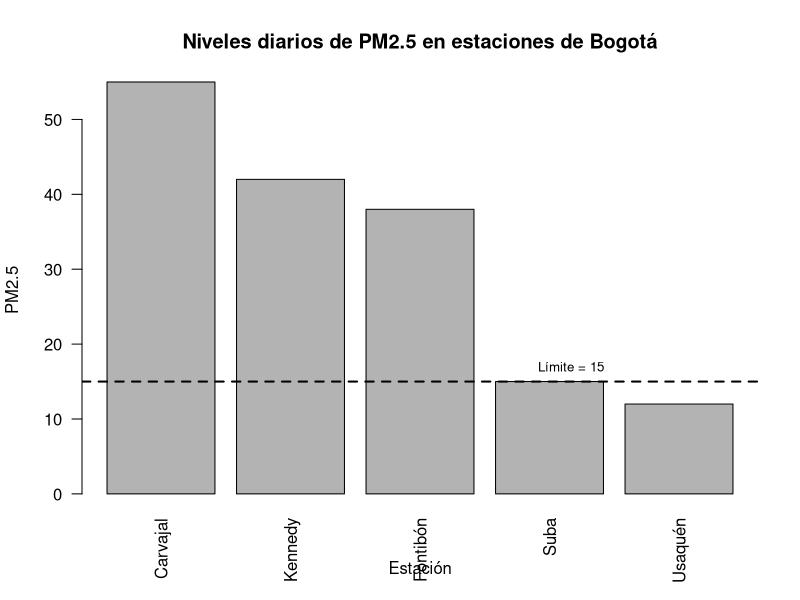

Source code (R):
# ============================================================
# T7_C21: Vectores, DataFrames y Comparación entre Lenguajes
# Lenguaje: R
# Autor: Julian Torres
# ============================================================

# ============================================================
# EJERCICIO 1: HIDROLOGÍA DEL RÍO MAGDALENA
# ============================================================

estaciones <- c(
  "Honda",
  "Puerto Berrío",
  "Barrancabermeja",
  "Puerto Wilches",
  "Calamar"
)

caudales_m3s <- c(1500, 2100, 2800, 3200, 4500)

caudal_maximo <- max(caudales_m3s)
caudal_promedio <- mean(caudales_m3s)

# Conversión vectorizada de m3/s a l/s
caudales_ls <- caudales_m3s * 1000

cat("============================================\n")
cat("EJERCICIO 1: HIDROLOGÍA DEL RÍO MAGDALENA\n")
cat("============================================\n\n")

cat("Estaciones:\n")
print(estaciones)

cat("\nCaudales en m3/s:\n")
print(caudales_m3s)

cat("\nCaudal máximo registrado:", caudal_maximo, "m3/s\n")
cat("Caudal promedio:", caudal_promedio, "m3/s\n")

cat("\nCaudales en litros por segundo:\n")
print(caudales_ls)

df_caudales <- data.frame(
  estacion = estaciones,
  caudal_m3s = caudales_m3s,
  caudal_ls = caudales_ls
)

cat("\nTabla de caudales:\n")
print(df_caudales)


# ============================================================
# EJERCICIO 2: CALIDAD DEL AIRE EN BOGOTÁ
# ============================================================

cat("\n\n============================================\n")
cat("EJERCICIO 2: CALIDAD DEL AIRE EN BOGOTÁ\n")
cat("============================================\n\n")

df_aire <- data.frame(
  estacion = c("Carvajal", "Kennedy", "Fontibón", "Suba", "Usaquén"),
  pm25 = c(55, 42, 38, 15, 12)
)

cat("DataFrame original:\n")
print(df_aire)

cat("\nEstructura técnica del DataFrame:\n")
str(df_aire)

cat("\nResumen descriptivo:\n")
print(summary(df_aire))

df_alerta <- df_aire[df_aire$pm25 > 15, ]
df_alerta$estado <- "Crítico"

cat("\nEstaciones con PM2.5 estrictamente mayor a 15:\n")
print(df_alerta)


# ============================================================
# GRÁFICO DE BARRAS
# ============================================================

dir.create("salidas", showWarnings = FALSE)

png(
  filename = "salidas/T7_C21_grafico_pm25_bogota.png",
  width = 900,
  height = 600
)

barplot(
  height = df_aire$pm25,
  names.arg = df_aire$estacion,
  las = 2,
  col = "gray70",
  main = "Niveles diarios de PM2.5 en estaciones de Bogotá",
  xlab = "Estación",
  ylab = "PM2.5"
)

abline(h = 15, lty = 2, lwd = 2)

text(
  x = 4.5,
  y = 17,
  labels = "Límite = 15",
  cex = 0.8
)

dev.off()

cat("\nGráfico guardado en: salidas/T7_C21_grafico_pm25_bogota.png\n")


# ============================================================
# INDEXACIÓN SOLICITADA
# ============================================================

cat("\nTres primeras estaciones del DataFrame:\n")
print(df_aire[1:3, ])

cat("\nScript T7_C21 ejecutado correctamente.\n")
